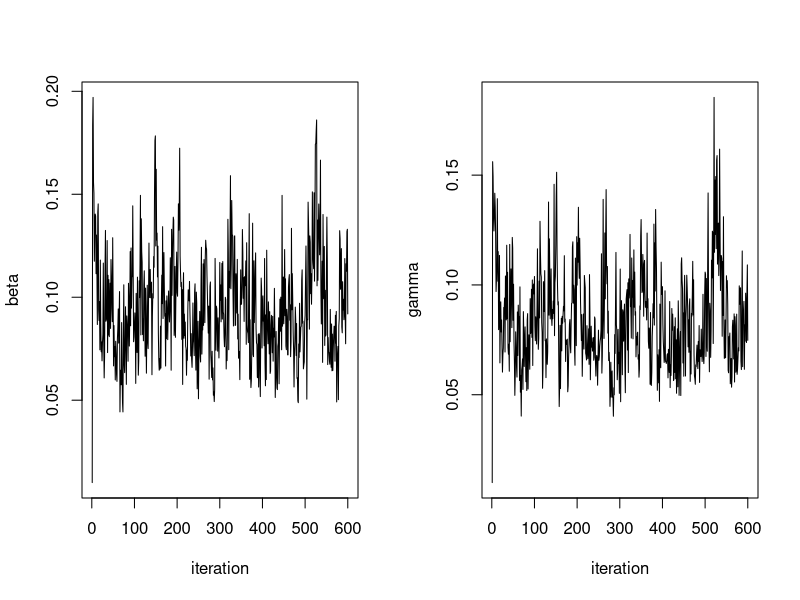
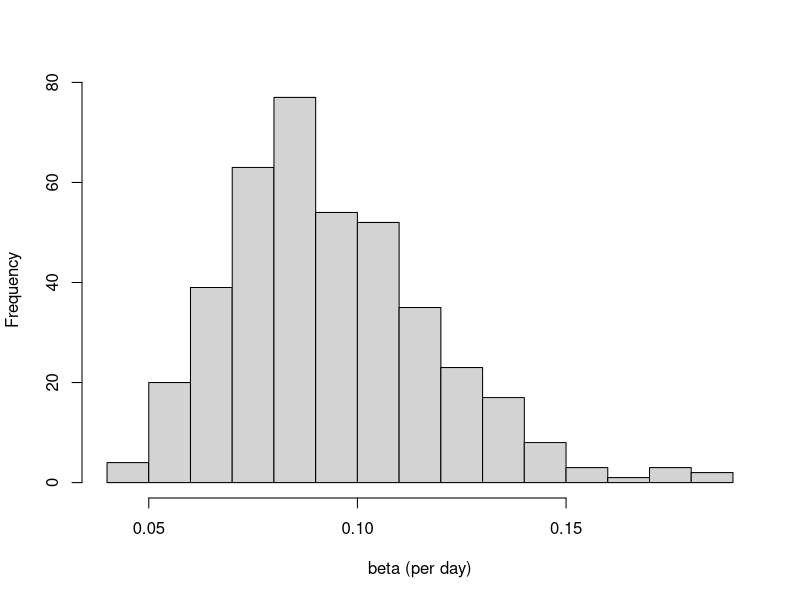
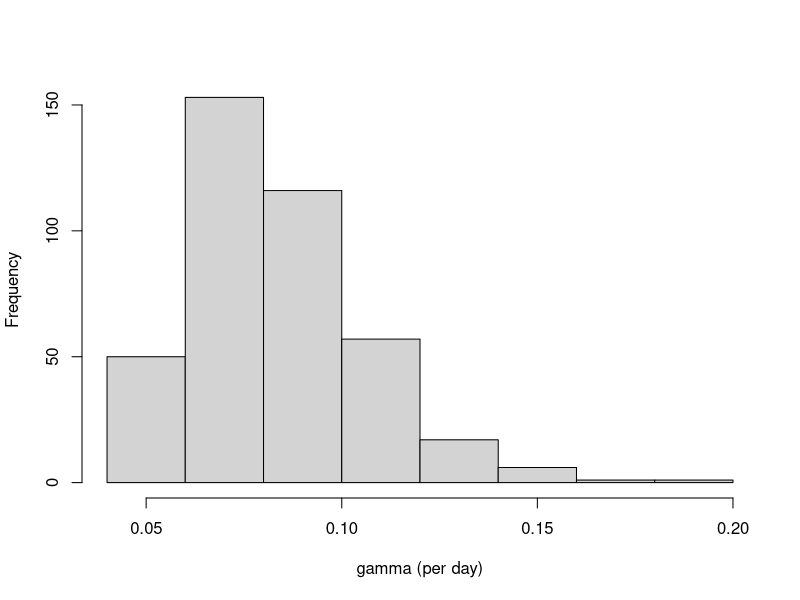
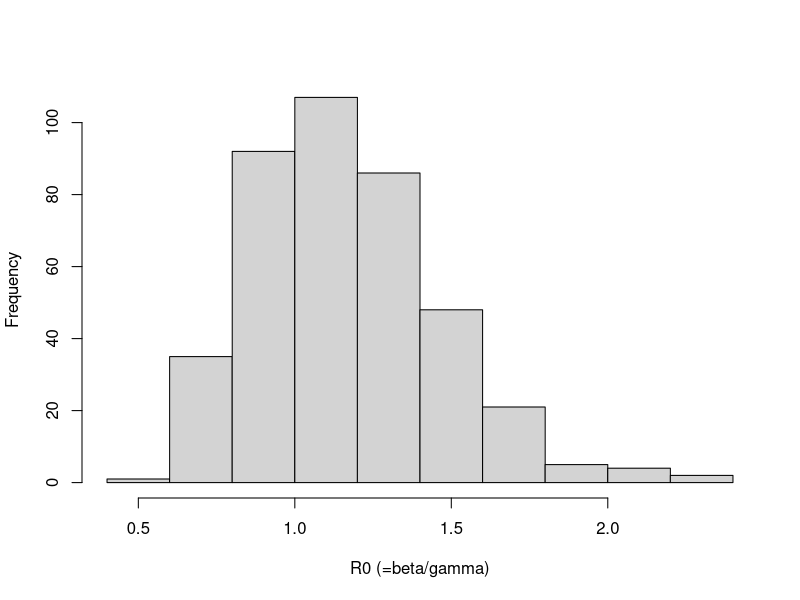

Recreate these plots in R, in order.
## ---- chunk 1
knitr::opts_chunk$set(echo = TRUE)
## ---- chunk 2
set.seed(1104)
# (1) Program readdata
######################
readdata = function(){
# This function outputs the Abakaliki smallpox data.
# The data points are removal times of the 30 cases that
# occurred during the outbreak. Days are counted from 
# the start of the outbreak which is assumed to coincide
# the the index case's infection. 
# N.B. There were 90 individuals that remained susceptible all through the
#      outbreak competion at day 90. 

return(c(14,27,34,36,39,39,39,40,44,49,52,54,54,56,56,61,64,65,69,69,70,71,72,74,74,75,80,80,85,90))
}

############################
# (2) Program initializedata
############################
initializedata = function(remtimes){
#
# This function initializes the complete data for the
# general epidemic model with observed removal times. 
# The complete data contains infection and removal times 
# of the 'n' (= 30 in our example) individuals that were infected 
# during the oubreak.
#
# For each individual, the initial value of the infection 
# time is taken to be halfway between time 0 and the time 
# of removal for the individual.
#
# N.B. There are M-n (= 120-30 = 90)individuals that do not
#      acquire infection during the outbreak. These data are
#      not coded in the complete data matrix but need to be taken
#      into account when calculating the complete data likelihood.
#
# INPUT remtimes        = the removal times as a vector (of length n)
# OUTPUT initializedata = a complete data matrix (nx2 matrix)
  # Reserve space the complete data matrix
n            = length(remtimes) # The total number of infected during the outbreak
completedata = matrix(0,n,2)
completedata = as.data.frame(completedata)
colnames(completedata) = c("infectiontime","removaltime")

# The data for the index case is on the first row:
completedata[1,] = c(0,remtimes[1]) # infection at time 0, removal as in the input

# Initialize the infection times for cases 2,...,n
inftimes = rep(0,n)
for (k in 2:n){  
   inftimes[k]      = inftimes[k-1] + (remtimes[k-1]-inftimes[k-1])/2
   completedata[k,] = c(inftimes[k],remtimes[k])
   }

# The output: the complete data matrix
return(completedata)
}
# (3) Program loglikelihood
###########################
loglikelihood = function(A,M,bet,gam){
#
# This function calculates the value of the log-likelihood.
# The likelihood is based on *individual* histories
# of infection and removal times in the general epidemic model.
# See the lecture notes (p. 19) and the instructions to this exercise.
#
# INPUT A       = the complete data matrix: a nx2 matrix, including
#                 the infection and removal times for the n infected
#                 individuals in the data
#       M       = the total number of individuals in the community
#       bet,gam = the current iterates of the model parameters
#
# OUTPUT = the value of the log-likelihood.
#
# N.B.     If the complete data matrix is such that
#          the number of infectious or susceptibles is
#          zero during the outbreak, value -Inf is returned.
#          This notifies an impossible realisation in the model.
#
# N.B.     The likelihood function is based on *individual* event-histories.
#          This agrees with the actual augmentation routine (update_inftimes.R),
#          in which unknown *individual* infection times are sampled 
#          conditionally on each individual's removal time.
#
# This subroutine is called by function update_inftimes.R.

# The number of infected individuals during the entire outbreak, including the index case 
n = dim(A)[1]

# 'Recode' the infection and removal times
inftimes = cbind(rep(1,n),A[,1])    # 1 = infection
remtimes = cbind(rep(0,n),A[,2])    # 0 = removal
times    = rbind(inftimes,remtimes) 

# Sort the infection and removal times in ascending order
c     = sort(times[,2],index.return=TRUE)
times = times[c$ix,]

# The indicator vector for infection events
indicator = times[,1]

# The  indices of the infection times
infection = which(indicator==1)

# Reserve space: the numbers of infected at each of the n-1 infections
no_infected        = rep(0,n-1)

#
for (i in 2:n){

# The number of infections before the infection in question
ninf = sum(indicator[1:(infection[i]-1)] == 1) 

# The number of removals before the infection in question
nrem = sum(indicator[1:(infection[i]-1)] == 0)

# The number of infected individuals at the time of the infection in question
no_infected[i-1] = ninf-nrem

}

#########################################################################
# The log-likelihood contributions: cf. the instructions to this practical
#########################################################################

# The log-likelihood contribution from the removals
c1 = (n-1)*log(bet)

# The log-likelihood contribution from the infections
c2 = n*log(gam) + sum(log(no_infected))

# Calculate the contribution of the integral term 
c3 = -gam*totaltime_infected(A) - (bet/M)*totaltime_infpressure(A,M)

# Output: the log-likelihood
return(c1+c2+c3)
 
}
###################################
# (4) Program totaltime_infpressure
###################################
totaltime_infpressure = function(completedata,M){
#
# This function calculates the values of integral 
# int_0^T S(u)I(u)du. This is the total time of
# infectious pressure in the study population. It can also
# interpreted as the total time spent susceptible, weighted
# by the number of infectives.
#
# N.B. This function takes into account also the contribution
#      from the 90 individuals that did not acquire infection
#      during the outbreak.
#
# INPUT completedata = the complete data matrix
#       M            = the total number of individuals
#
# OUTPUT = the value of the integral
#
# This subroutine is called by function update_beta.R.
# This subroutine calls function totaltime_infected.R.

# The number of individuals with infection during the outbreak
Ninf = dim(completedata)[1] 

# The number of individuals the remain suseptible
Nsusc = M-Ninf    

# The infection and removal times 
inftimes = completedata$infectiontime
remtimes = completedata$removaltime

# Initialise the total time of infectious pressure
totaltime = 0

# Calculate the contribution to the total time of infectious pressure
# from those that acquire infection during the outbreak
for (k in 1:Ninf){
 for (j in 1:Ninf){
   t1        = min(remtimes[k],inftimes[j])
   t2        = min(inftimes[k],inftimes[j])
   totaltime = totaltime + (t1-t2)
 }
}


# Add the contribution of all those that remain susceptible throughout
# the outbreak
inftime   = totaltime_infected(completedata) # The total time spent infective
totaltime = totaltime + Nsusc*inftime        #

# The output
return(totaltime)
}

#################################
# (5) Program totaltime_infected
#################################
totaltime_infected = function(completedata){
#
# This function calculates the value of the integral int_0^T I(u)du.
# This is the total time spent infected during the oubreak
# in the study population.
#
# INPUT  completedata  = the complete data matrix
#
# OUTPUT    = the total time spent infected in the study population
#
# This subroutine is called by function update_gamma.R.

# The total sum of the durations of infected periods in the individuals 
return(sum(completedata$removaltime-completedata$infectiontime))

}


#############################
# (6) Program update_inftimes
#############################
update_inftimes = function(completedata,M,bet,gam){
#
# This function updates the unknown infection times
# in the general epidemic model with observed removal times.
# Each of the unknown times is updated separately using
# a Metropolis-Hastings step.
#
# INPUT completedata  = the complete data matrix
#       M             = the total number of individuals
#       bet,gam       = the current iterates of the model parameters
#
# OUTPUT update_times = the updated complete data matrix
#
# This function calls subroutine loglikelihood.R.

# The number of infection times, including the index case
n = length(completedata$infectiontime)

# Iterate over all unknown infection times
for (i in 2:n){

 # The value of the current log-likelihood
 loglikelihood.old = loglikelihood(completedata,M,bet,gam)

 # Propose a new infection time for individual i, uniformly
 # between 0 and the removal time of the individual
 infectiontime.new = runif(1,0,completedata[i,]$removaltime)

 # The modified data matrix: 
 # replace the current infection time with the proposal
 completedata.new                   = completedata
 completedata.new[i,]$infectiontime = infectiontime.new
 
 # The value of the log-likelihood under the modified process
 loglikelihood.new = loglikelihood(completedata.new,M,bet,gam)

 # Using the Metropolis-Hastings method, decide if the
 # proposal is accepted 
 if ( log(runif(1,0,1)) < (loglikelihood.new-loglikelihood.old)){
    completedata = completedata.new # accept 
    }

 # N.B. If the proposal was not accepted, the old complete data
 # matrix will be returned
    
 }

# Return the updated complete data matrix
return(completedata);

}


##########################
# (7) Program update_beta
##########################
update_beta = function(completedata,M){
#
# This function updates parameter 'beta' from its 
# full conditional posterior distribution under
# complete data in the general epidemic model.
#
# INPUT completedata = the complete data matrix
#       M            = the total number of individuals
# 
# OUPUT update_beta  = a Gibbs iterate of parameter 'beta' 
#
# This function calls subroutine totaltime_infpressure.R.
# This function is called by function sampleSIR.R.

# The number of infections, excluding the index case
N.infections = dim(completedata)[1] - 1

# The parameters defining the Beta prior of parameter 'beta'
nu.beta = 0.0001 # 0.0001, 10 
la.beta = 0.0001 # 0.0001, 100

# The parameters of the full conditional (Beta) distribution of parameter 'beta'
al = N.infections + nu.beta
be = (1/M)*totaltime_infpressure(completedata,M) + la.beta

# Draw and return one Gamma(al,be) random variate
return(rgamma(1,al,be))

}

##########################
# (8) Program update_gamma
##########################
update_gamma = function(completedata){
#
# This function updates parameter 'gamma' from its
# full conditional posterior distribution under 
# complete data in the general epidemic model.
#
# INPUT completedata  = the complete data matrix
#
# OUTPUT update_gamma = a Gibbs update of parameter 'gamma'
#
# This function calls routines totaltime_infected.R.
# This function is called by functions sampleSIR.R 

# The number of removals during the outbreak
n = dim(completedata)[1]

# The parameters defining the Beta prior of parameter 'gam'
nu.gam = 0.0001  # 0.0001, 10
la.gam = 0.0001 # 0.0001, 100

# The parameters of the full conditional distribution of parameter 'gam'
al = n + nu.gam
be = totaltime_infected(completedata) + la.gam

# Draw and return one Gamma(al,be) random variate
return(rgamma(1,al,be))

}


########################
# (9) Program sampleSIR
########################
sampleSIR = function(remtimes,M,mcmc.size){
#
# This function draws samples from the joint posterior 
# distribution of the two model parameters ('beta' and 'gamma') and 
# the unobserved infection times in the general epidemic model with
# observed removal times.
# 
# The time origin t=0 is taken to be the time when the index
# case becomes infected. The index case's removal time is the
# first one in the input vector 'remtimes'.
#
# The analysis is based on augmenting the set of model unknowns 
# with the unobserved infection times. The infection and removal times
# are implemented as *individual-based* event histories. This affects 
# the choice of the form of the likelihood: see the lecture notes 
# and the instructions to this exercise.
#
# INPUT  remtimes  = the removal times (in ascending order)
#        M         = the total number of individuals in the community
#        mcmc.size = the number of MCMC iterations to be performed
#
# OUTPUT sampleSIR = a (mcmc.size)x2 matrix, the columns including the MCMC 
#                    samples of parameters 'beta' and 'gamma'
#
# This function calls subroutines initializedata.R, update_beta.R, 
# update_gamma.R, and update_inftimes.R.

# (a) Reserve space for the MCMC output
mcmc.samples           = matrix(0,mcmc.size,2) 
mcmc.samples           = as.data.frame(mcmc.samples)
colnames(mcmc.samples) = c("beta","gamma")

# (b) Initialize the model unknowns
bet          = 0.01 # infection rate
gam          = 0.01 # recovery rate
completedata = initializedata(remtimes) # initialize the complete data matrix
                                        # with 2 columns: infection times and
                                        # removal times

# Store the initial values
mcmc.samples[1,]$beta  = bet
mcmc.samples[1,]$gamma = gam

# The MCMC iterations
for (i in 2:mcmc.size){

   # Update the parameters and the unknown infection times 
   bet          = update_beta(completedata,M)             # (c) parameter beta
   gam          = update_gamma(completedata)              # (d) parameter gamma
   completedata = update_inftimes(completedata,M,bet,gam) # (e) unobserved infection times

   # Store the current iterates for 'beta' and 'gamma'
   mcmc.samples[i,]$beta  = bet
   mcmc.samples[i,]$gamma = gam

   }

# Return the MCMC sample of the two model parameters
return(mcmc.samples)

}


#######################################################
#######################################################

# Read in the data and draw the MCMC samples
remtimes    = readdata()
mcmc.size   = 600
mcmc.sample = sampleSIR(remtimes,M=120,mcmc.size)
## ---- chunk 3
# Plot the sample paths
par(mfrow=c(1,2))
plot(mcmc.sample$beta,type="l",xlab="iteration",ylab="beta")
plot(mcmc.sample$gam,type="l",xlab="iteration",ylab="gamma")

# Plot the histograms of the posterior distributions after 
# discarding a number of burn-in samples
burnin = 200
retain.sample = mcmc.sample[burnin:mcmc.size,]
pdf("4beta.pdf")
hist(retain.sample$beta,xlab="beta (per day)",main=" ")
dev.off() 

pdf("4gamma.pdf")
hist(retain.sample$gam,xlab="gamma (per day)",main=" ")
dev.off()

# Plot the posterior distribution of the 'reproduction number'
par(mfrow=c(1,1))
pdf("4R0.pdf")
hist(retain.sample$bet/retain.sample$gam,main="",xlab='R0 (=beta/gamma)')
dev.off()

